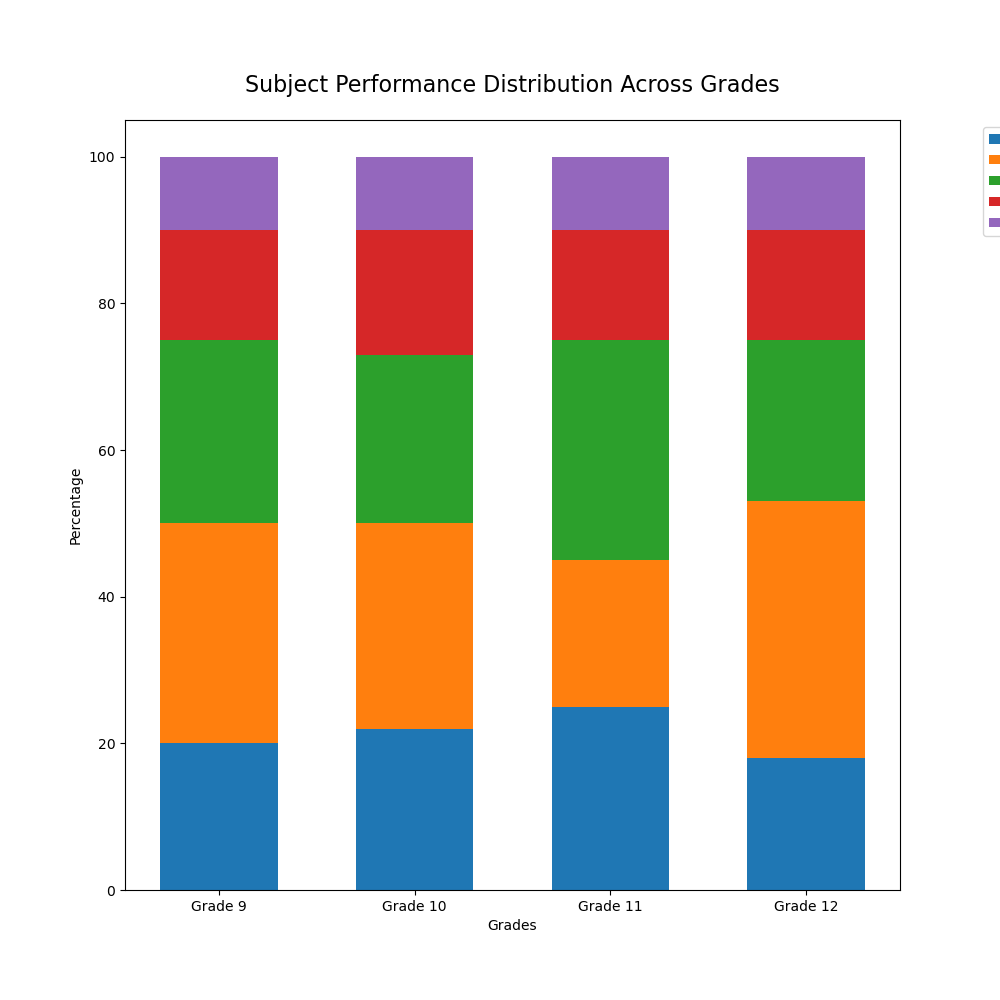

Here is the Python script that generated this plot:

import matplotlib.pyplot as plt
import numpy as np

# Data
categories = ['Math', 'Science', 'English', 'History', 'Art']
grades = ['Grade 9', 'Grade 10', 'Grade 11', 'Grade 12']
data = np.array([
    [20, 30, 25, 15, 10],
    [22, 28, 23, 17, 10],
    [25, 20, 30, 15, 10],
    [18, 35, 22, 15, 10]
])

# Normalize data to 100%
data_percent = data / data.sum(axis=1)[:, None] * 100

# Plot settings
fig, ax = plt.subplots(figsize=(10, 10))  # Changed the size of the chart
width = 0.6  # Changed width of bars

# Colors
colors = ['#1f77b4', '#ff7f0e', '#2ca02c', '#d62728', '#9467bd']

# Plotting
for i, category in enumerate(categories):
    bottom = data_percent[:, :i].sum(axis=1)
    ax.bar(grades, data_percent[:, i], bottom=bottom, width=width, color=colors[i], label=category)  # Changed to vertical bar

# Title and labels
ax.set_title('Subject Performance Distribution Across Grades', fontsize=16, pad=20)  # Changed title and its position
ax.set_ylabel('Percentage')
ax.set_xlabel('Grades')

# Legend
ax.legend(loc='upper right', bbox_to_anchor=(1.25, 1))

plt.show()
